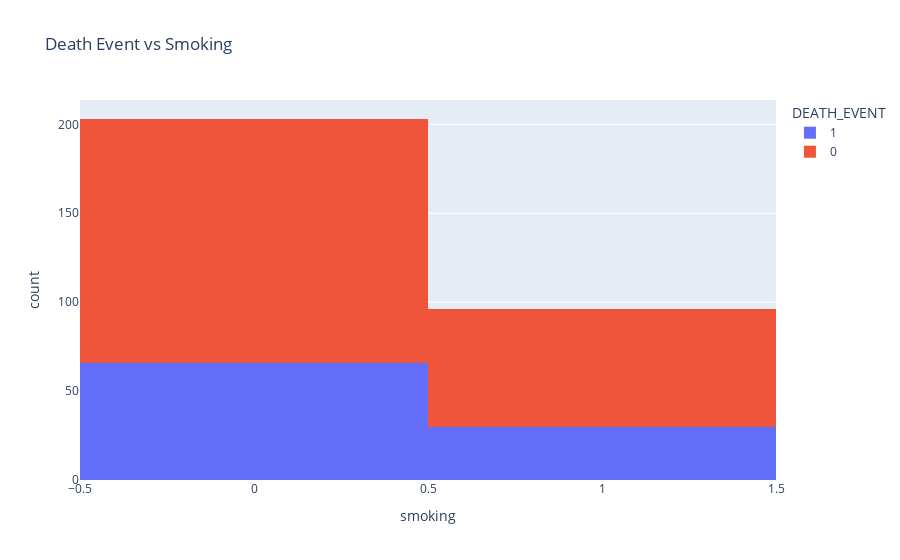

Notebook source saved alongside this figure:
### Markdown cell above
### Jumlah kematian karena merokok

### Code cell
fig = px.histogram(df, x='smoking', color= 'DEATH_EVENT', title= 'Death Event vs Smoking')
fig.show()

### Figure 1 — Plotly figure (JSON) as saved in the notebook; plotly's stock layout.template omitted (floating-point values rounded to 4 significant figures; data arrays with more than 128 entries replaced by an {"elided": "..."} marker saying what was removed)
{"data": [{"alignmentgroup": "True", "bingroup": "x", "hovertemplate": "DEATH_EVENT=1<br>smoking=%{x}<br>count=%{y}<extra></extra>", "legendgroup": "1", "marker": {"color": "#636efa", "pattern": {"shape": ""}}, "name": "1", "offsetgroup": "1", "orientation": "v", "showlegend": true, "type": "histogram", "x": [0, 0, 1, 0, 0, 1, 0, 1, 0, 1, 1, 1, 0, 0, 0, 0, 0, 0, 0, 0, 1, 0, 1, 0, 1, 0, 1, 0, 0, 0, 0, 0, 0, 0, 0, 1, 1, 1, 0, 1, 0, 1, 0, 0, 0, 0, 0, 0, 1, 0, 1, 1, 0, 0, 0, 1, 0, 1, 0, 0, 1, 1, 1, 0, 0, 0, 1, 1, 0, 0, 0, 0, 0, 1, 0, 0, 0, 0, 0, 0, 1, 1, 0, 1, 0, 0, 0, 0, 0, 0, 0, 0, 0, 0, 0, 1], "xaxis": "x", "yaxis": "y"}, {"alignmentgroup": "True", "bingroup": "x", "hovertemplate": "DEATH_EVENT=0<br>smoking=%{x}<br>count=%{y}<extra></extra>", "legendgroup": "0", "marker": {"color": "#EF553B", "pattern": {"shape": ""}}, "name": "0", "offsetgroup": "0", "orientation": "v", "showlegend": true, "type": "histogram", "x": {"elided": "203 int values"}, "xaxis": "x", "yaxis": "y"}], "layout": {"barmode": "relative", "legend": {"title": {"text": "DEATH_EVENT"}, "tracegroupgap": 0}, "title": {"text": "Death Event vs Smoking"}, "xaxis": {"anchor": "y", "domain": [0, 1], "title": {"text": "smoking"}}, "yaxis": {"anchor": "x", "domain": [0, 1], "title": {"text": "count"}}}}
